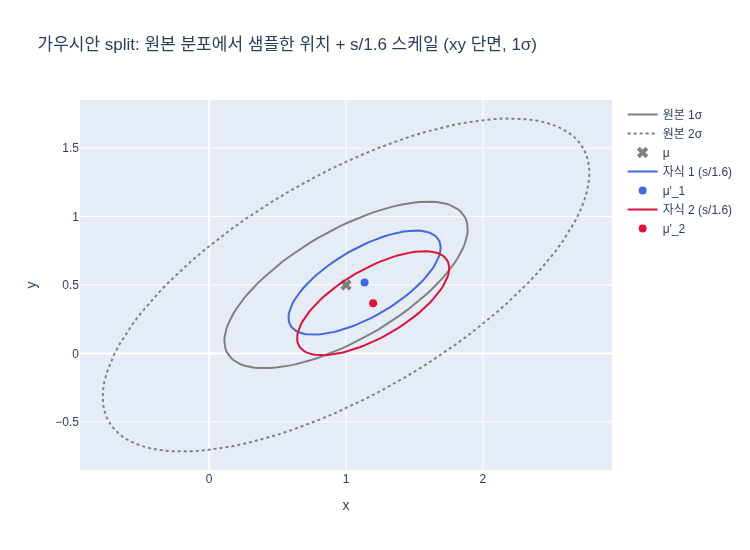

Reproduce this figure in Python.
# %% [markdown]
# # 가우시안 분할(split): 자식의 위치와 스케일
#
# gsplat `strategy/ops.py::split` 의 핵심 (splatfacto `_grow_gs` 에서 `scale ≥ densify_size_thresh` 인 것에 적용):
#
# $$\mu' = \mu + R(q)\,(s \odot z),\quad z \sim \mathcal N(0, I),\qquad s' = s / 1.6$$
#
# - 원본을 **삭제**하고 자식 **2개**를 만든다 (`torch.randn(2, N, 3)`).
# - $z$ 를 원본 축 스케일 $s$ 로 늘리고 $R(q)$ 로 회전 → 자식 중심은 **원본 가우시안 분포 $\mathcal N(\mu, \Sigma)$ 에서 샘플링** 한 것과 같다.
# - 스케일은 로그 공간 파라미터라 `torch.log(scales / 1.6)` 로 저장 → $\log s' = \log s - \log 1.6$.
# - `revised_opacity=True` 이면 $\alpha' = 1 - \sqrt{1-\alpha}$ (기본은 원본 불투명도 복사).

# %%
import numpy as np
import plotly.graph_objects as go
import os

def _show(fig):
    try:
        from IPython import get_ipython
        if get_ipython() is not None:  # VSCode 셀/Jupyter에서만 렌더링
            fig.show()
    except ImportError:
        pass

rng = np.random.default_rng(0)

# %% [markdown]
# ## 1. 쿼터니언 → 회전행렬 (gsplat `normalized_quat_to_rotmat`, w,x,y,z 순)

# %%
def quat_to_rotmat(q):
    q = q / np.linalg.norm(q)
    w, x, y, z = q
    return np.array([
        [1 - 2*(y*y + z*z),     2*(x*y - w*z),     2*(x*z + w*y)],
        [    2*(x*y + w*z), 1 - 2*(x*x + z*z),     2*(y*z - w*x)],
        [    2*(x*z - w*y),     2*(y*z + w*x), 1 - 2*(x*x + y*y)],
    ])

# z축 기준 30도 회전 (2D 단면을 보기 위해 z축 회전만 사용)
theta = np.deg2rad(30)
q = np.array([np.cos(theta/2), 0, 0, np.sin(theta/2)])
R = quat_to_rotmat(q)
print("R @ R.T ≈ I:", np.allclose(R @ R.T, np.eye(3)), " det:", np.linalg.det(R).round(6))
print("R[:2,:2] =\n", R[:2, :2].round(4))
# 출력: R @ R.T ≈ I: True  det: 1.0
# 출력: R[:2,:2] = [[0.866 -0.5], [0.5 0.866]]  (30도 회전)

# %% [markdown]
# ## 2. 한 가우시안 분할: $\mu' = \mu + R(s \odot z)$, $s' = s/1.6$

# %%
mu = np.array([1.0, 0.5, 0.0])
s = np.array([1.0, 0.4, 0.2])          # 축별 표준편차 (gsplat 의 exp(scales))
log_s = np.log(s)                       # 실제 파라미터는 로그 공간

z = rng.standard_normal((2, 3))         # torch.randn(2, N=1, 3) 에 대응
samples = (R @ (s * z).T).T             # einsum("ij,j,bj->bi") 와 동일
mu_children = mu + samples
s_child = s / 1.6

print("z =\n", z.round(3))
print("mu' =\n", mu_children.round(3))
print("s  =", s, "\ns' =", s_child.round(4))
# 출력: z = [[0.126 -0.132 0.64], [0.105 -0.536 0.362]]
# 출력: mu' = [[1.135 0.517 0.128], [1.198 0.367 0.072]]
# 출력: s = [1. 0.4 0.2]  s' = [0.625 0.25 0.125]

# %% [markdown]
# ## 3. 시각화 (xy 단면): 원본 타원 vs 자식 타원 2개
# $1\sigma$ 타원을 그린다. 자식 중심이 원본 분포 안에 놓이고, 자식 타원이 더 작음(1/1.6)을 확인.

# %%
def ellipse_xy(center, scale, R, k=1.0, n=100):
    t = np.linspace(0, 2*np.pi, n)
    pts = np.stack([scale[0]*np.cos(t), scale[1]*np.sin(t), np.zeros(n)], axis=1) * k
    pts = (R @ pts.T).T + center
    return pts[:, 0], pts[:, 1]

fig = go.Figure()
for k, dash in [(1, "solid"), (2, "dot")]:
    x, y = ellipse_xy(mu, s, R, k)
    fig.add_trace(go.Scatter(x=x, y=y, mode="lines", line=dict(color="gray", dash=dash),
                             name=f"원본 {k}σ"))
fig.add_trace(go.Scatter(x=[mu[0]], y=[mu[1]], mode="markers",
                         marker=dict(color="gray", size=10, symbol="x"), name="μ"))
for i, c in enumerate(["royalblue", "crimson"]):
    x, y = ellipse_xy(mu_children[i], s_child, R, 1)
    fig.add_trace(go.Scatter(x=x, y=y, mode="lines", line=dict(color=c), name=f"자식 {i+1} (s/1.6)"))
    fig.add_trace(go.Scatter(x=[mu_children[i, 0]], y=[mu_children[i, 1]], mode="markers",
                             marker=dict(color=c, size=8), name=f"μ'_{i+1}"))
fig.update_layout(title="가우시안 split: 원본 분포에서 샘플한 위치 + s/1.6 스케일 (xy 단면, 1σ)",
                  xaxis_title="x", yaxis_title="y", width=750, height=550,
                  yaxis=dict(scaleanchor="x", scaleratio=1))
_show(fig)
fig.write_image(os.path.join(os.path.dirname(os.path.abspath(__file__)) if "__file__" in dir() else ".", "expy.png"))
# 출력: expy.png 저장

# %% [markdown]
# ## 4. 통계 확인: 자식 중심 $\mu'$ 의 분포 = 원본 공분산 $\Sigma = R\,\mathrm{diag}(s^2)\,R^\top$
# 분할을 여러 번 반복해 $\mu' - \mu$ 의 표본 공분산을 비교한다.

# %%
N = 200_000
Z = rng.standard_normal((N, 3))
D = (R @ (s * Z).T).T                  # μ' - μ
Sigma_true = R @ np.diag(s**2) @ R.T
Sigma_emp = np.cov(D.T)
print("Σ_true =\n", Sigma_true.round(4))
print("Σ_emp  =\n", Sigma_emp.round(4))
print("max |diff| =", np.abs(Sigma_true - Sigma_emp).max().round(4))
print("mean(μ'-μ) =", D.mean(0).round(4))
# 출력: Σ_true = [[0.79 0.3637 0], [0.3637 0.37 0], [0 0 0.04]]
# 출력: Σ_emp  ≈ [[0.7955 0.3666 0], [0.3666 0.3714 0], [0 0 0.04]], max |diff| = 0.0055, mean(μ'-μ) ≈ [0.003 0.002 0]

# %% [markdown]
# ## 5. 로그 공간 확인: $\log(s/1.6) = \log s - \log 1.6$
# gsplat 은 `torch.log(scales / 1.6)` 로 저장한다. 파라미터 관점에서는 단순히 상수 $\log 1.6 \approx 0.47$ 을 빼는 것.

# %%
print("log(s/1.6)        =", np.log(s / 1.6).round(6))
print("log(s) - log(1.6) =", (log_s - np.log(1.6)).round(6))
print("log(1.6) =", np.log(1.6).round(6), " 부피 비율 (1/1.6)^3 =", round((1/1.6)**3, 4))
# 출력: 두 벡터 동일 [-0.470004 -1.386294 -2.079442], log(1.6)=0.470004, 부피 비율 0.2441

# %% [markdown]
# ## 6. (옵션) `revised_opacity=True`: $\alpha' = 1-\sqrt{1-\alpha}$
# 두 자식이 겹쳐 합성될 때 $1-(1-\alpha')^2 = \alpha$ 가 되도록 보정 (arXiv:2404.06109). 기본값은 False로 원본 $\alpha$ 를 그대로 복사.

# %%
alpha = 0.8
alpha_new = 1 - np.sqrt(1 - alpha)
print(f"α={alpha} → α'={alpha_new:.4f},  두 장 합성 1-(1-α')^2 = {1-(1-alpha_new)**2:.4f}")
# 출력: α=0.8 → α'=0.5528, 두 장 합성 = 0.8000
